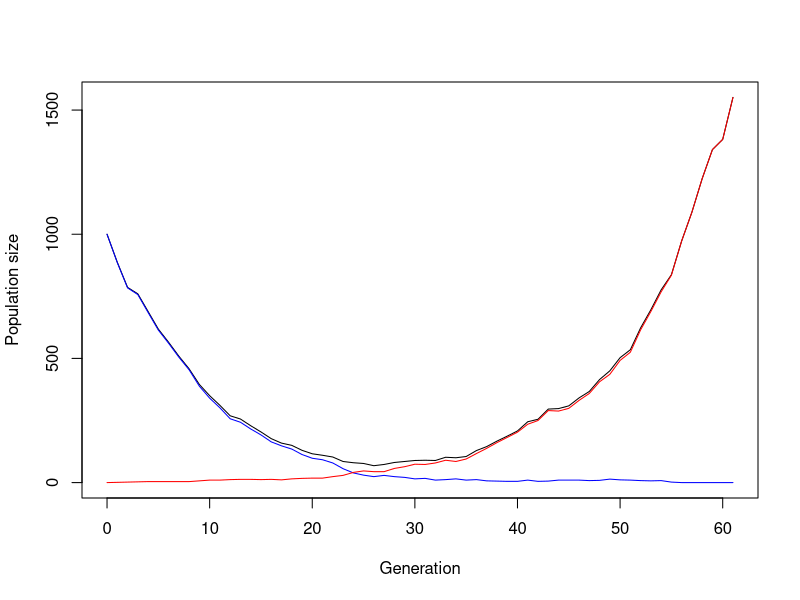
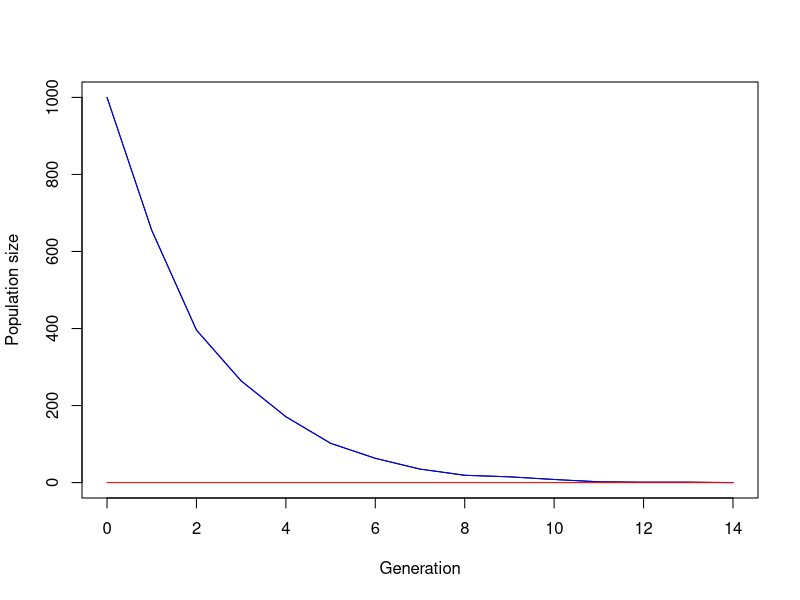

The R script that drew these images, in order:
## ---- chunk 1
#Original

simulate_one_gen <- function(N_a, N_A, decay_rate, sel_coeff, mut_rate) {
  # draw offspring according to Poisson distribution
  offsp_a <- rpois(1, N_a * (1-decay_rate))
  offsp_A <- rpois(1, N_A * (1-decay_rate+sel_coeff))
  # draw new mutants according to Poisson distribution
  mut_a_to_A <- rpois(1, offsp_a * mut_rate)
  
  # determine new population sizes of wild type and mutant
  N_a_new <- max(offsp_a - mut_a_to_A, 0)
  N_A_new <-  offsp_A + mut_a_to_A
  
  return(c(N_a_new, N_A_new))
}
# Test the function
print(simulate_one_gen(100,0,0.1,0.2,0.0))
## ---- chunk 2
#Original

simulate_pop <- function(N_init_a, N_init_A, decay_rate, sel_coeff, mut_rate, t_max) {
  # Create the vector in which to save the results
  pop_vector <- c(N_init_a, N_init_A)
  # initiate the variables
  pop_new <- c(N_init_a, N_init_A)
  
  # run the simulation until generation t_max
  for (i in 1:t_max+1) {
    # redefine the current population one generation later
    pop_new <- simulate_one_gen(pop_new[1],pop_new[2], decay_rate, sel_coeff, mut_rate)
    # add the new population sizes to the output vector
    pop_vector <- rbind(pop_vector,pop_new)
    # condition to stop the simulation before t_max: either the population exceeds 1.5 times the original population size, or it goes extinct
    if (pop_new[1]+pop_new[2]>=1.5*(N_init_a+ N_init_A) | pop_new[1]+pop_new[2]==0) break
  }
  
  # define the row and column names of the output vector
  rownames(pop_vector) <- (0:t_max)[1:length(pop_vector[,1])] # note that the vector has to be cut if the simulation stopped early
  colnames(pop_vector) <- c("a","A")
  # return the result
  return(pop_vector)	
}


# Test the function and plot the result
# set t_max to a value to be used througout
max_gen <- 1000
# create your simulation data, without mut_rate & sel_coeff and a higher decay_rate
output <- simulate_pop(1000,0,0.1,0.2,0.001,max_gen)
# show the last few lines of the data table
print(output)
# plot the output - note that the plot range and the x axis have to be adjusted based on the length of the table
# determine x axis range 
x_range <- 0:(length(output[,1])-1)
# this plots the total population size
plot(x_range,output[,1]+output[,2],type='l',ylim=c(0,max(output[,1]+output[,2])),xlab = "Generation",ylab = "Population size")
# add number of wild type individuals
lines(x_range,output[,1], col="blue")
# add number of mutant individuals
lines(x_range,output[,2], col="red")
## ---- chunk 3
simulate_pop <- function(N_init_a, N_init_A, decay_rate, sel_coeff, mut_rate, t_max) {
  # Create the vector in which to save the results
  pop_vector <- c(N_init_a, N_init_A)
  # initiate the variables
  pop_new <- c(N_init_a, N_init_A)
  
  # run the simulation until generation t_max
  for (i in 1:t_max+1) {
    # redefine the current population one generation later
    pop_new <- simulate_one_gen(pop_new[1],pop_new[2], decay_rate, sel_coeff, mut_rate)
    # add the new population sizes to the output vector
    pop_vector <- rbind(pop_vector,pop_new)
    # condition to stop the simulation before t_max: either the population exceeds 1.5 times the original population size, or it goes extinct
    if (pop_new[1]+pop_new[2]>=1.5*(N_init_a+ N_init_A) | pop_new[1]+pop_new[2]==0) break
  }
  
  # define the row and column names of the output vector
  rownames(pop_vector) <- (0:t_max)[1:length(pop_vector[,1])] # note that the vector has to be cut if the simulation stopped early
  colnames(pop_vector) <- c("a","A")
  # return the result
  return(pop_vector)	
}


# Test the function and plot the result
# set t_max to a value to be used througout
max_gen <- 1000
# create your simulation data
output <- simulate_pop(1000,0,0.35,0,0,max_gen) #mut rate and initial mutation pop are 0 to time the decay of WT population
# show the last few lines of the data table
print(output)
# plot the output - note that the plot range and the x axis have to be adjusted based on the length of the table
# determine x axis range 
x_range <- 0:(length(output[,1])-1)
# this plots the total population size
plot(x_range,output[,1]+output[,2],type='l',ylim=c(0,max(output[,1]+output[,2])),xlab = "Generation",ylab = "Population size")
# add number of wild type individuals
lines(x_range,output[,1], col="blue")
# add number of mutant individuals
lines(x_range,output[,2], col="red")
## ---- chunk 4
#Original

# set some parameters to fixed values
init_a <- 100
init_A <- 0
m_rate <- 0.001
max_gen <- 1000
# determine how often to run the simulation for each set of parameters
no_replicates <- 100

# set parameters to vary
s_values <- c(0.2,0.3,0.4)
r_values <- c(0.05,0.1,0.15)

# initialize data table - where to collect the results
data_table <- c()
# run the simulation across all chosen parameters
# loop over decay rates
for(rval in r_values){
  # loop over selection coefficients
  for(sval in s_values){
    # different way of running many simulations: make replicates using "repeat" function with a counter i
    # reset counter
    i<-1
    repeat {
      # increase counter by one
      i<-i+1
      # run the simulation once
      one_run <- simulate_pop(init_a,init_A,rval,sval,m_rate,max_gen)
      # determine total population sizes
      total_size <- one_run[,1]+one_run[,2]
      # determine minimum population size
      min_size <- min(total_size)
      # determine (first) generation at which this population size occurred
      min_gen <- as.numeric(which(total_size==min_size)[1])
      # enter the data into the table
      data_table <- rbind(data_table,c(rval,sval,min_gen,min_size)) # note that we add the varying parameters (decay rate and selection coefficient) to the table too
      # stop the repeated computation after no_replicates times
      if(i>no_replicates) break
    }
  }
}
# define column names of data table
colnames(data_table) <- c("r","s","min_gen","no_min")
# show the first lines of the output
print(head(data_table))
## ---- chunk 5
# set some parameters to fixed values, m_rate is 0
init_a <- 100
init_A <- 0
m_rate <- 0
max_gen <- 1000
# determine how often to run the simulation for each set of parameters
no_replicates <- 750

# set parameters to vary, r_values (decay) is fixed
s_values <- c(0.2,0.3,0.4)
r_values <- 0.35

# initialize data table - where to collect the results
data_table <- c()
# run the simulation across all chosen parameters
# loop over decay rates
for(rval in r_values){
  # loop over selection coefficients
  for(sval in s_values){
    # different way of running many simulations: make replicates using "repeat" function with a counter i
    # reset counter
    i<-1
    repeat {
      # increase counter by one
      i<-i+1
      # run the simulation once
      one_run <- simulate_pop(init_a,init_A,rval,sval,m_rate,max_gen)
      # determine total population sizes
      total_size <- one_run[,1]+one_run[,2]
      # determine minimum population size
      min_size <- min(total_size)
      # determine (first) generation at which this population size occurred
      min_gen <- as.numeric(which(total_size==0))
      # enter the data into the table
      data_table <- rbind(data_table,c(rval,sval,min_gen,min_size)) # note that we add the varying parameters (decay rate and selection coefficient) to the table too
      # stop the repeated computation after no_replicates times
      if(i>no_replicates) break
    }
  }
}
# define column names of data table
colnames(data_table) <- c("r","s","min_gen","no_min")
# show the first lines of the output
print(head(data_table))
#mean of generations after which the WT population goes extinct
mean.extWT <- mean(min_gen)

print(mean.extWT)
## ---- chunk 6
decay_rate = c(0.35, 1.1) #decay rate in presence and absence of event --> strength of event
freq_event = 10 #every 10 generations an event happens
dur_event = 2 #event has a duration of 2 generations
t_max = 100
gen = 0
start_event = list()

while (gen < t_max){
  start_event <- append(start_event, gen)
  gen = gen + dur_event + freq_event
}
#print(start_event)
#start_event[1]
#start_event[2]
#start_event[3]
#start_event[4]
#start_event[5]
#start_event <- c(start_event,start_event+1,start_event+2)
simulate_one_gen_2 <- function(N_a, N_A, decay_rate, growth_rate, sel_coeff, mut_rate, gen) {
  if(gen %in% start_event) {
    decay_rate = 0.35
    growth_rate = 0
  }
  else{
      decay_rate = 0
      growth_rate = 1.1
  }
  offsp_a <- rpois(1, N_a * (1-decay_rate))
  offsp_A <- rpois(1, N_A * (1-decay_rate+sel_coeff))
  # draw new mutants according to Poisson distribution
  mut_a_to_A <- rpois(1, offsp_a * mut_rate)
  
  # determine new population sizes of wild type and mutant
  N_a_new <- max(offsp_a - mut_a_to_A, 0)
  N_A_new <-  offsp_A + mut_a_to_A
  
  return(c(N_a_new, N_A_new))
}

print(simulate_one_gen_2(100, 0, 0, 1.2, 0, 0, 3))


#This was just to test, did not work
#for (i in 1:t_max+1) {
 # new_pop <- simulate_one_gen_2(N_a, N_A, decay_rate, growth_rate, sel_coeff, mut_rate, gen)
  #vector_pop <- rbind(vector_pop, new_pop)
  #if(new)


## ---- chunk 7
t_pause = 10#t_switch
t_event = 2
t_switch = t_pause
ph = 1

for (i in 1:t_max+1){
  if(ph %%2 == 0){
    decay_rate = 0.3
  }else{
    decay_rate = 0
  }
  #simulate one gen
  if (i >= t_switch) {
    if(ph %% 2 == 0) {
      t_switch = t_switch + t_event
      ph = ph + 1
    }else{
      t_switch = t_switch + t_pause
      ph = ph + 1
    }
  }
}
      
